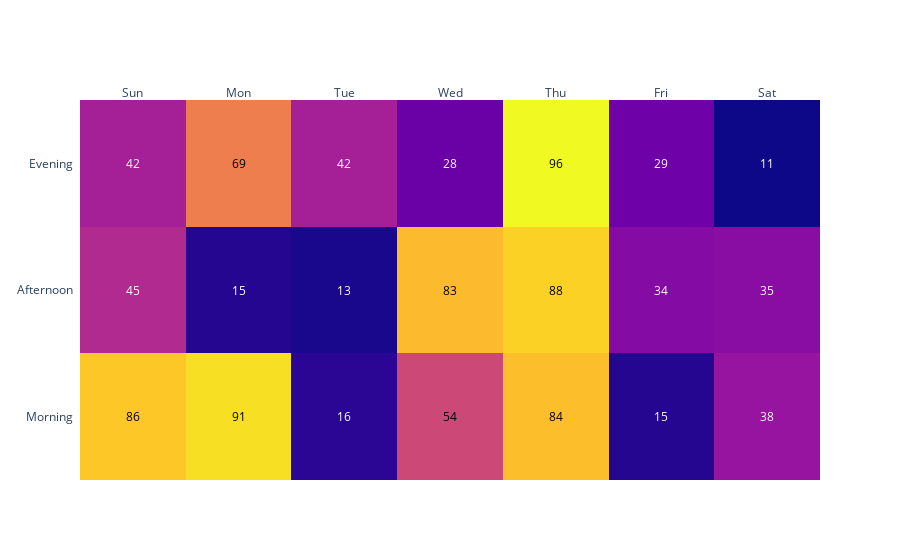

Notebook source saved alongside this figure:
### Code cell
fig = ff.create_annotated_heatmap(x=w, y=t, z=n)
fig.show()

### Figure 1 — Plotly figure (JSON) as saved in the notebook; plotly's stock layout.template omitted (floating-point values rounded to 4 significant figures)
{"data": [{"colorscale": [[0, "#0d0887"], [0.1111, "#46039f"], [0.2222, "#7201a8"], [0.3333, "#9c179e"], [0.4444, "#bd3786"], [0.5556, "#d8576b"], [0.6667, "#ed7953"], [0.7778, "#fb9f3a"], [0.8889, "#fdca26"], [1, "#f0f921"]], "reversescale": false, "showscale": false, "type": "heatmap", "x": ["Sun", "Mon", "Tue", "Wed", "Thu", "Fri", "Sat"], "y": ["Morning", "Afternoon", "Evening"], "z": [[86, 91, 16, 54, 84, 15, 38], [45, 15, 13, 83, 88, 34, 35], [42, 69, 42, 28, 96, 29, 11]]}], "layout": {"annotations": [{"font": {"color": "#000000"}, "showarrow": false, "text": "86", "x": "Sun", "xref": "x", "y": "Morning", "yref": "y"}, {"font": {"color": "#000000"}, "showarrow": false, "text": "91", "x": "Mon", "xref": "x", "y": "Morning", "yref": "y"}, {"font": {"color": "#FFFFFF"}, "showarrow": false, "text": "16", "x": "Tue", "xref": "x", "y": "Morning", "yref": "y"}, {"font": {"color": "#000000"}, "showarrow": false, "text": "54", "x": "Wed", "xref": "x", "y": "Morning", "yref": "y"}, {"font": {"color": "#000000"}, "showarrow": false, "text": "84", "x": "Thu", "xref": "x", "y": "Morning", "yref": "y"}, {"font": {"color": "#FFFFFF"}, "showarrow": false, "text": "15", "x": "Fri", "xref": "x", "y": "Morning", "yref": "y"}, {"font": {"color": "#FFFFFF"}, "showarrow": false, "text": "38", "x": "Sat", "xref": "x", "y": "Morning", "yref": "y"}, {"font": {"color": "#FFFFFF"}, "showarrow": false, "text": "45", "x": "Sun", "xref": "x", "y": "Afternoon", "yref": "y"}, {"font": {"color": "#FFFFFF"}, "showarrow": false, "text": "15", "x": "Mon", "xref": "x", "y": "Afternoon", "yref": "y"}, {"font": {"color": "#FFFFFF"}, "showarrow": false, "text": "13", "x": "Tue", "xref": "x", "y": "Afternoon", "yref": "y"}, {"font": {"color": "#000000"}, "showarrow": false, "text": "83", "x": "Wed", "xref": "x", "y": "Afternoon", "yref": "y"}, {"font": {"color": "#000000"}, "showarrow": false, "text": "88", "x": "Thu", "xref": "x", "y": "Afternoon", "yref": "y"}, {"font": {"color": "#FFFFFF"}, "showarrow": false, "text": "34", "x": "Fri", "xref": "x", "y": "Afternoon", "yref": "y"}, {"font": {"color": "#FFFFFF"}, "showarrow": false, "text": "35", "x": "Sat", "xref": "x", "y": "Afternoon", "yref": "y"}, {"font": {"color": "#FFFFFF"}, "showarrow": false, "text": "42", "x": "Sun", "xref": "x", "y": "Evening", "yref": "y"}, {"font": {"color": "#000000"}, "showarrow": false, "text": "69", "x": "Mon", "xref": "x", "y": "Evening", "yref": "y"}, {"font": {"color": "#FFFFFF"}, "showarrow": false, "text": "42", "x": "Tue", "xref": "x", "y": "Evening", "yref": "y"}, {"font": {"color": "#FFFFFF"}, "showarrow": false, "text": "28", "x": "Wed", "xref": "x", "y": "Evening", "yref": "y"}, {"font": {"color": "#000000"}, "showarrow": false, "text": "96", "x": "Thu", "xref": "x", "y": "Evening", "yref": "y"}, {"font": {"color": "#FFFFFF"}, "showarrow": false, "text": "29", "x": "Fri", "xref": "x", "y": "Evening", "yref": "y"}, {"font": {"color": "#FFFFFF"}, "showarrow": false, "text": "11", "x": "Sat", "xref": "x", "y": "Evening", "yref": "y"}], "xaxis": {"dtick": 1, "gridcolor": "rgb(0, 0, 0)", "side": "top", "ticks": ""}, "yaxis": {"dtick": 1, "ticks": "", "ticksuffix": "  "}}}
